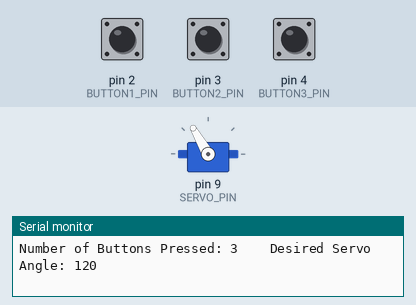
Simulated run of this sketch. Board: Arduino Uno, built with avr-gcc and run on an emulated ATmega328P. On the bench: servo, the last lines printed to the serial monitor. Inputs (shaded band) come from the test bench; at power-on: pin 2 (BUTTON1_PIN) LOW, pin 3 (BUTTON2_PIN) LOW, pin 4 (BUTTON3_PIN) LOW.

Above: at 1.2 s.
1.3 s: pin 2 (BUTTON1_PIN) pulled HIGH for 0.15 s
At 1.39 s:
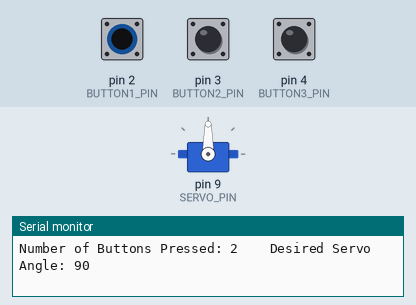
2.9 s: pin 3 (BUTTON2_PIN) pulled HIGH for 0.15 s
At 4.3 s:
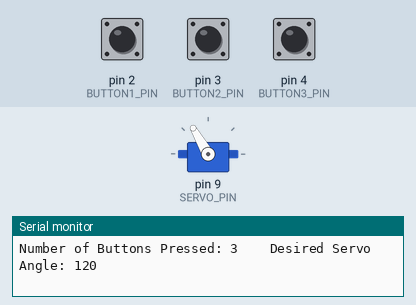
6.0 s: pin 4 (BUTTON3_PIN) pulled HIGH for 1 s
At 6.5 s:
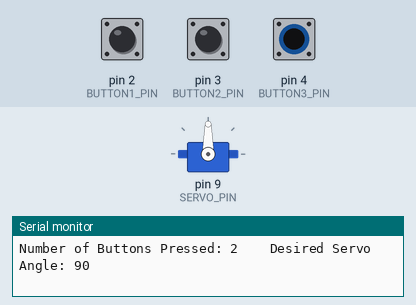
10.0 s: pin 4 (BUTTON3_PIN) pulled HIGH for 0.15 s
At 10.7 s:
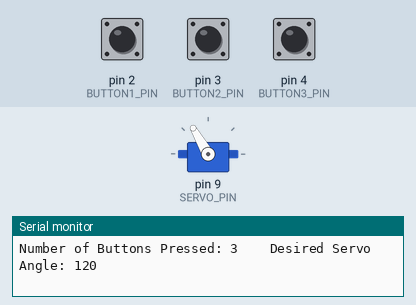
13.1 s: pin 2 (BUTTON1_PIN) pulled HIGH for 1 s
At 13.9 s:
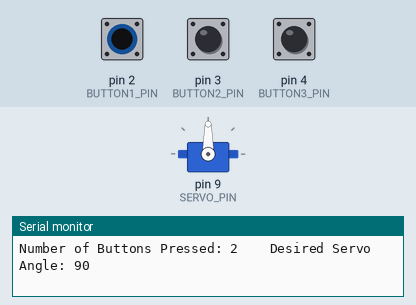
17.1 s: pin 3 (BUTTON2_PIN) pulled HIGH for 1 s
At 19.2 s:
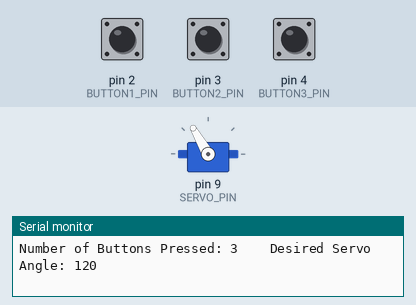
Timing chart, 0 to 20.7 s (numbered marks = the images above; inputs shaded):
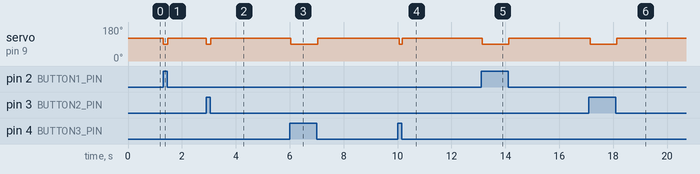

Measured:
- after the input at 1.3 s, servo on pin 9 (SERVO_PIN): 120° → 90° at once, → 120° 0.17 s later
- after the input at 2.9 s, servo on pin 9 (SERVO_PIN): 120° → 90° at once, → 120° 0.17 s later
- after the input at 6.0 s, servo on pin 9 (SERVO_PIN): 120° → 90° at once, → 120° 0.99 s later
- after the input at 10.0 s, servo on pin 9 (SERVO_PIN): 120° → 90° after 0.06 s, → 120° 0.12 s later
- after the input at 13.1 s, servo on pin 9 (SERVO_PIN): 120° → 90° at once, → 120° 0.99 s later
- after the input at 17.1 s, servo on pin 9 (SERVO_PIN): 120° → 90° after 0.05 s, → 120° 0.99 s later

The sketch:

arduino_021417_inClassExercise2.ino
```cpp
/*------------------------------------------------------------------------------------
arduino_021417_inClassExercise2.ino

Wire three pushbutton switches. Control the servo based on the state of the switches.
Starting at 30deg., each button pressed adds 30 degrees to the current servo position.
In other words, holding down 1 button moves the servo to 60deg, holding down any 2
buttons moves the servo to 90deg, and holding down all three rotates the servo 120deg.

Note: This code assumes that the buttons are wired as active low, as outlined in the
      SIK guide Circuit 5

Created: 03/03/17 - Joshua Vaughan - joshua.vaughan@louisiana.edu

Modified:
  *
------------------------------------------------------------------------------------*/

// include the servo libary
#include <Servo.h>

// create servo object to control a servo
Servo myServo;

// Pin declarations
const int BUTTON1_PIN = 2;          // pushbutton connected to pin 2
const int BUTTON2_PIN = 3;          // pushbutton connected to pin 3
const int BUTTON3_PIN = 4;          // pushbutton connected to pin 4
const int SERVO_PIN = 9;            // the servo is connected to pin 9

// This is always run once when the sketch starts
void setup() {
  // initialize serial communication at 9600 bits per second - for debugging
  Serial.begin(9600);

  // Set up the pushbuttons as inputs
  pinMode(BUTTON1_PIN, INPUT);
  pinMode(BUTTON2_PIN, INPUT);
  pinMode(BUTTON3_PIN, INPUT);

  // Enable control of a servo:
  myServo.attach(SERVO_PIN);
}

// the loop routine runs over and over again forever:
void loop() {

  // Read the state of 3 pushbuttons. Because the buttons are wired as active low,
  // these values will be 1 if the button is *not* pushed and 0 if it is pressed.
  int button1_state = digitalRead(BUTTON1_PIN);
  int button2_state = digitalRead(BUTTON2_PIN);
  int button3_state = digitalRead(BUTTON3_PIN);

  // Keep track of the number of buttons pressed
  int numberButtonsPressed = 3 - (button1_state + button2_state + button3_state);

  // Solve for the servo angle based on the number of buttons pressed
  // We want to start at 30deg and move 30deg for each button pressed
  int servoAngle = 30 + 30 * numberButtonsPressed;

  // ensure the position is within an acceptable range
  // Here, we limit the servo to between 30 and 150 degrees rotation
  // It's generally a good idea to manually cehck and contrain variables that could
  // cause damage if they are outside of an acceptable range.
  servoAngle = constrain(servoAngle, 30, 150);

  // Move the servo to the desired angle
  myServo.write(servoAngle);

  // Uncomment for debugging
  Serial.print("Number of Buttons Pressed: ");
  Serial.print(numberButtonsPressed);  // print the number of buttons pressed
  Serial.print("  \t");                // prints a tab, for pretty, readable output
  Serial.print("Desired Servo Angle: ");
  Serial.println(servoAngle);          // print the desired servo angle

  // Sleep for 10ms between loops
  delay(10);
}
```
